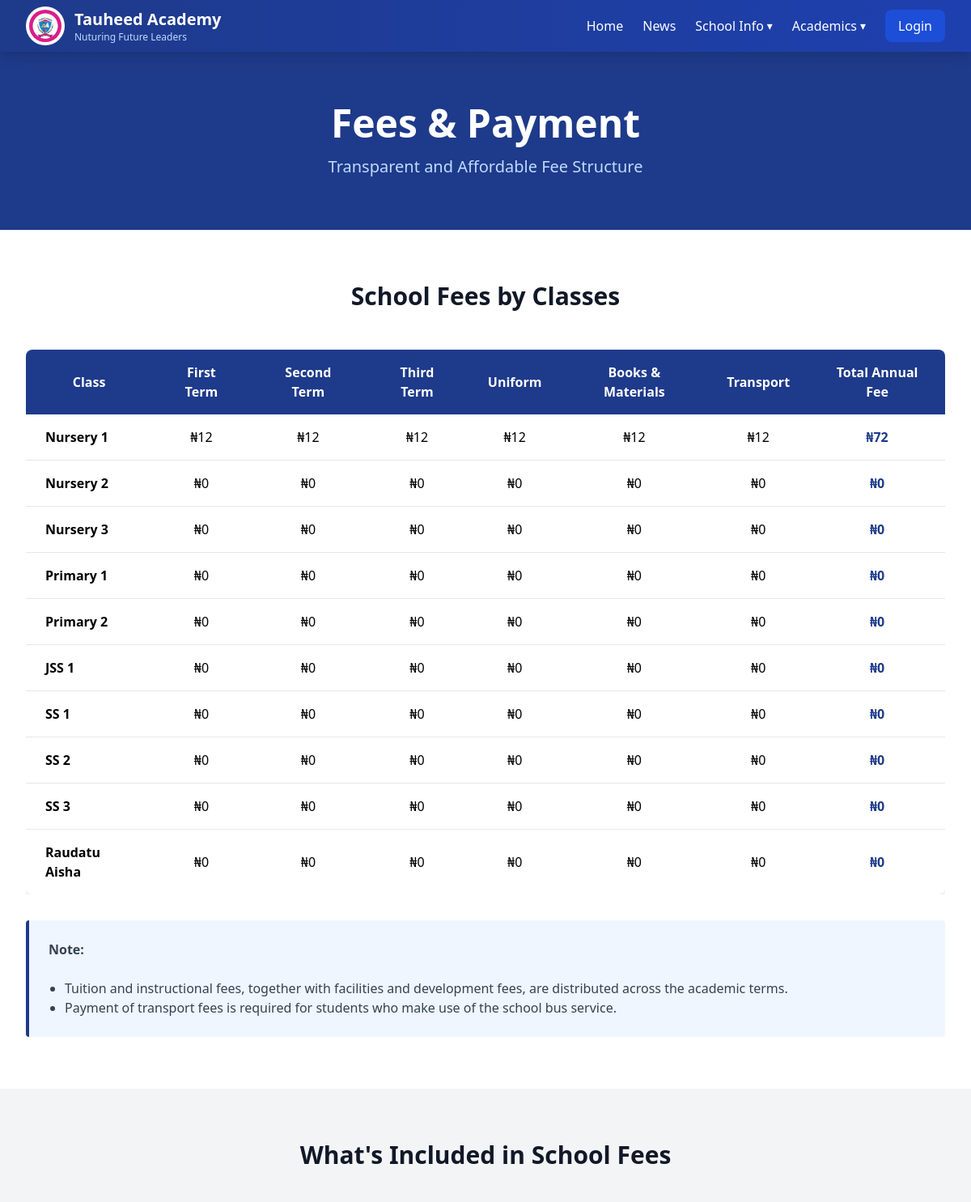
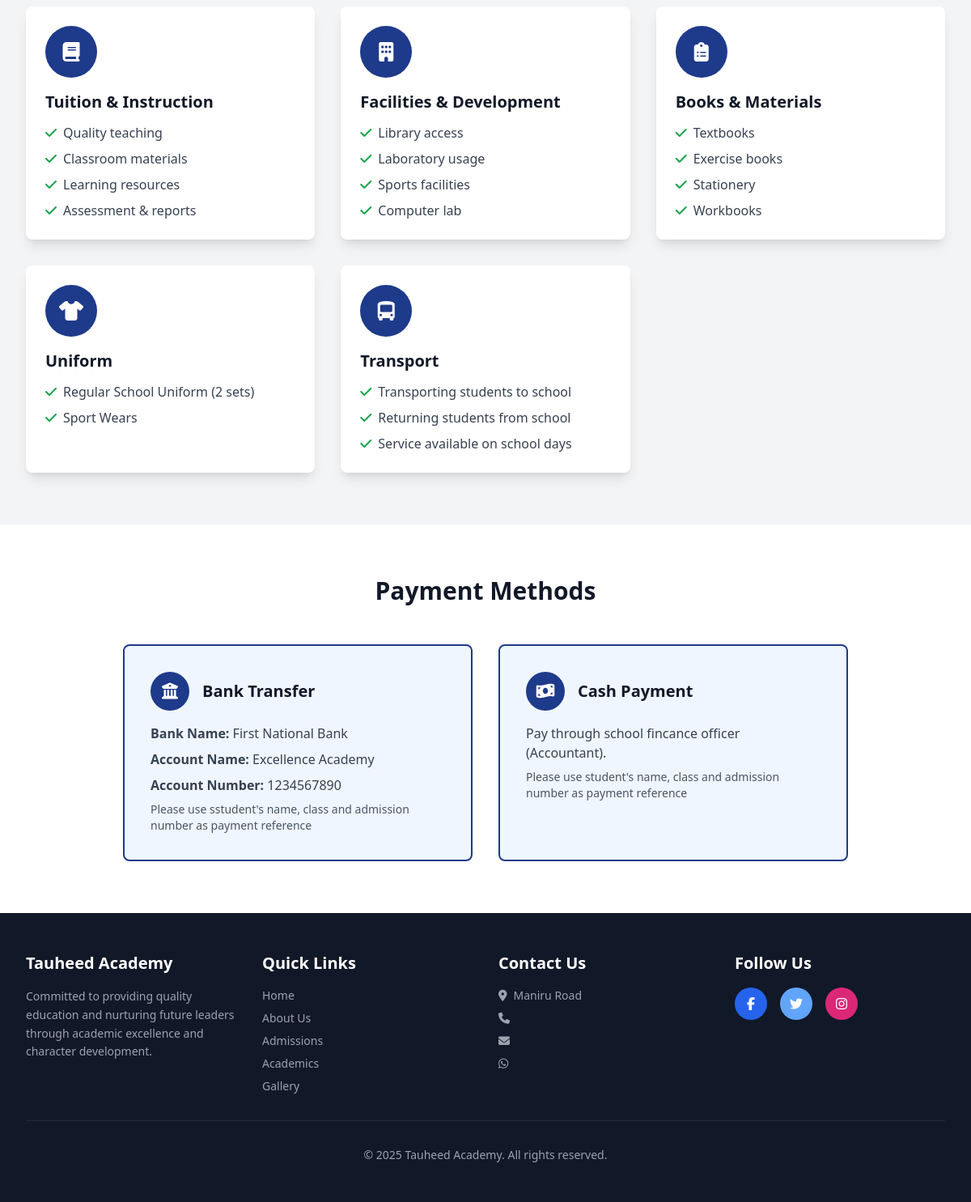
The app's page /pages/fees.php with its own data (2 pictures, top to bottom).
### tables this page shows
CREATE TABLE `schools` (
  `id` int(11) NOT NULL,
  `name` varchar(150) NOT NULL,
  `motto` varchar(255) DEFAULT NULL,
  `address` varchar(255) DEFAULT NULL,
  `phone` varchar(20) DEFAULT NULL,
  `email` varchar(100) DEFAULT NULL,
  `whatsapp_number` varchar(20) DEFAULT NULL,
  `facebook` varchar(255) DEFAULT NULL,
  `twitter` varchar(255) DEFAULT NULL,
  `instagram` varchar(255) DEFAULT NULL,
  `logo_path` varchar(255) DEFAULT NULL,
  `created_at` timestamp NOT NULL DEFAULT current_timestamp(),
  `updated_at` timestamp NOT NULL DEFAULT current_timestamp() ON UPDATE current_timestamp()
);

CREATE TABLE `fees` (
  `id` int(11) NOT NULL,
  `class_id` int(11) NOT NULL,
  `first_term` decimal(10,2) DEFAULT NULL,
  `second_term` decimal(10,2) DEFAULT NULL,
  `third_term` decimal(10,2) DEFAULT NULL,
  `uniform` decimal(10,2) DEFAULT NULL,
  `transport` decimal(10,2) DEFAULT NULL,
  `materials` decimal(10,2) DEFAULT NULL,
  `created_at` timestamp NOT NULL DEFAULT current_timestamp(),
  `updated_at` timestamp NOT NULL DEFAULT current_timestamp() ON UPDATE current_timestamp()
);

CREATE TABLE `classes` (
  `id` int(11) NOT NULL,
  `section_id` int(11) NOT NULL,
  `name` varchar(100) NOT NULL,
  `created_at` timestamp NOT NULL DEFAULT current_timestamp(),
  `updated_at` timestamp NOT NULL DEFAULT current_timestamp() ON UPDATE current_timestamp(),
  `level` int(11) NOT NULL
);

### pages/fees.php (the view, shortened to what the rows shown need)
<?php
include(__DIR__ .  '/../includes/header.php');
$stmt = $conn->prepare("
    SELECT
        classes.name,
        fees.*,
        (
            first_term +
            second_term +
            third_term +
            uniform +
            transport +
            materials
        ) AS total
    FROM fees
    LEFT JOIN classes ON fees.class_id = classes.id
    ORDER BY classes.level ASC
");
$stmt->execute();
$fees = $stmt->get_result()->fetch_all(MYSQLI_ASSOC);
?>
<body class="bg-gray-50">
    <?php include(__DIR__ .  '/../includes/nav.php'); ?>
    <section class="bg-blue-900 text-white py-16">
        <div class="max-w-7xl mx-auto px-4 sm:px-6 lg:px-8 text-center">
            <h1 class="text-4xl md:text-5xl font-bold mb-4">Fees & Payment</h1>
        </div>
    </section>
    <section class="py-16 bg-white">
        <div class="max-w-7xl mx-auto px-4 sm:px-6 lg:px-8">
            <h2 class="text-3xl font-bold text-center text-gray-900 mb-12">School Fees by Classes</h2>
            <div class="overflow-x-auto">
                <table class="w-full bg-white shadow-lg rounded-lg overflow-hidden">
                    <thead class="bg-blue-900 text-white">
                        <tr>
                            <th class="px-6 py-4 text-center">Class</th>
                            <th class="px-6 py-4 text-center">First Term</th>
                            <th class="px-6 py-4 text-center">Second Term</th>
                            <th class="px-6 py-4 text-center">Third Term</th>
                            <th class="px-6 py-4 text-center">Uniform</th>
                            <th class="px-6 py-4 text-center">Books & Materials</th>
                            <th class="px-6 py-4 text-center">Transport</th>
                            <th class="px-6 py-4 text-center">Total Annual Fee</th>
                        </tr>
                    </thead>
                    <tbody class="divide-y divide-gray-200">
                        <?php foreach ($fees as $fee): ?>
                            <tr class="hover:bg-gray-50">
                                <td class="px-6 py-4 font-semibold"><?= $fee['name'] ?></td>
                                <td class="px-6 py-4 text-center">₦<?= number_format($fee['first_term']) ?></td>
                                <td class="px-6 py-4 text-center">₦<?= number_format($fee['second_term']) ?></td>
                                <td class="px-6 py-4 text-center">₦<?= number_format($fee['third_term']) ?></td>
                                <td class="px-6 py-4 text-center">₦<?= number_format($fee['uniform']) ?></td>
                                <td class="px-6 py-4 text-center">₦<?= number_format($fee['materials']) ?></td>
                                <td class="px-6 py-4 text-center">₦<?= number_format($fee['transport']) ?></td>
                                <td class="px-6 py-4 text-center font-bold text-blue-900">₦<?= number_format($fee['total']) ?></td>
                            </tr>
                        <?php endforeach ?>
                    </tbody>
                </table>
            </div>
        </div>
    </section>
    <section class="py-16 bg-gray-100">
        <div class="max-w-7xl mx-auto px-4 sm:px-6 lg:px-8">
            <h2 class="text-3xl font-bold text-center text-gray-900 mb-12">What's Included in School Fees</h2>
        </div>
    </section>
    <section class="py-16 bg-white">
        <div class="max-w-7xl mx-auto px-4 sm:px-6 lg:px-8">
            <h2 class="text-3xl font-bold text-center text-gray-900 mb-12">Payment Methods</h2>
        </div>
    </section>
    <?php include(__DIR__ . '/../includes/footer.php') ?>
</body>
</html>

### includes/nav.php (shortened to what the rows shown need)
<nav class="bg-gradient-to-r from-blue-900 to-blue-800 text-white sticky top-0 z-50 shadow-lg">
    <div class="max-w-7xl mx-auto px-4 sm:px-6 lg:px-8">
        <div class="flex justify-between items-center h-16">
            <div class="flex items-center gap-3">
                <div>
                    <h1 class="text-xl font-bold"><?= $school['name'] ?? 'Tauheed Academy' ?></h1>
                    <p class="text-xs text-blue-200"><?= $school['motto'] ?? '' ?></p>
                </div>
            </div>
        </div>
    </div>
</nav>

### includes/footer.php (shortened to what the rows shown need)
<footer class="bg-gray-900 text-white py-12">
    <div class="max-w-7xl mx-auto px-4 sm:px-6 lg:px-8">
        <div class="grid grid-cols-1 md:grid-cols-4 gap-8">
            <div>
                <h3 class="text-xl font-bold mb-4"><?= $school['name'] ?? 'Tauheed Academy' ?></h3>
                <p class="text-gray-400 text-sm leading-relaxed">
                    Committed to providing quality education and nurturing future leaders through academic excellence and character development.
                </p>
            </div>
            <div>
                <ul class="space-y-2 text-sm text-gray-400">
                    <li><i class="fas fa-map-marker-alt mr-2"></i><?= $school['address'] ?? '' ?></li>
                    <li><i class="fas fa-phone mr-2"></i><?= $school['phone'] ?? '' ?></li>
                    <li><i class="fas fa-envelope mr-2"></i><?= $school['email'] ?? '' ?></li>
                    <li><i class="fab fa-whatsapp mr-2"></i><?= $school['whatsapp_number'] ?? '' ?></li>
                </ul>
            </div>
        </div>
        <div class="border-t border-gray-800 mt-8 pt-8 text-center text-gray-400 text-sm">
            <p>&copy; 2025 <?= $school['name'] ?? 'Tauheed Academy' ?>. All rights reserved.</p>
        </div>
    </div>
</footer>

### records on screen
schools: name "Tauheed Academy", motto "Nuturing Future Leaders", address "Maniru Road"
fees: class.name "Nursery 1", first_term "12", second_term "12", third_term "12", uniform "12", materials "12", transport "12", total "72"
fees: class.name "Nursery 2", first_term "0", second_term "0", third_term "0", uniform "0", materials "0", transport "0", total "0"
fees: class.name "Nursery 3", first_term "0", second_term "0", third_term "0", uniform "0", materials "0", transport "0", total "0"
fees: class.name "Primary 1", first_term "0", second_term "0", third_term "0", uniform "0", materials "0", transport "0", total "0"
fees: class.name "Primary 2", first_term "0", second_term "0", third_term "0", uniform "0", materials "0", transport "0", total "0"
fees: class.name "JSS 1", first_term "0", second_term "0", third_term "0", uniform "0", materials "0", transport "0", total "0"
fees: class.name "SS 1", first_term "0", second_term "0", third_term "0", uniform "0", materials "0", transport "0", total "0"
fees: class.name "SS 2", first_term "0", second_term "0", third_term "0", uniform "0", materials "0", transport "0", total "0"
fees: class.name "SS 3", first_term "0", second_term "0", third_term "0", uniform "0", materials "0", transport "0", total "0"
fees: class.name "Raudatu Aisha", first_term "0", second_term "0", third_term "0", uniform "0", materials "0", transport "0", total "0"
